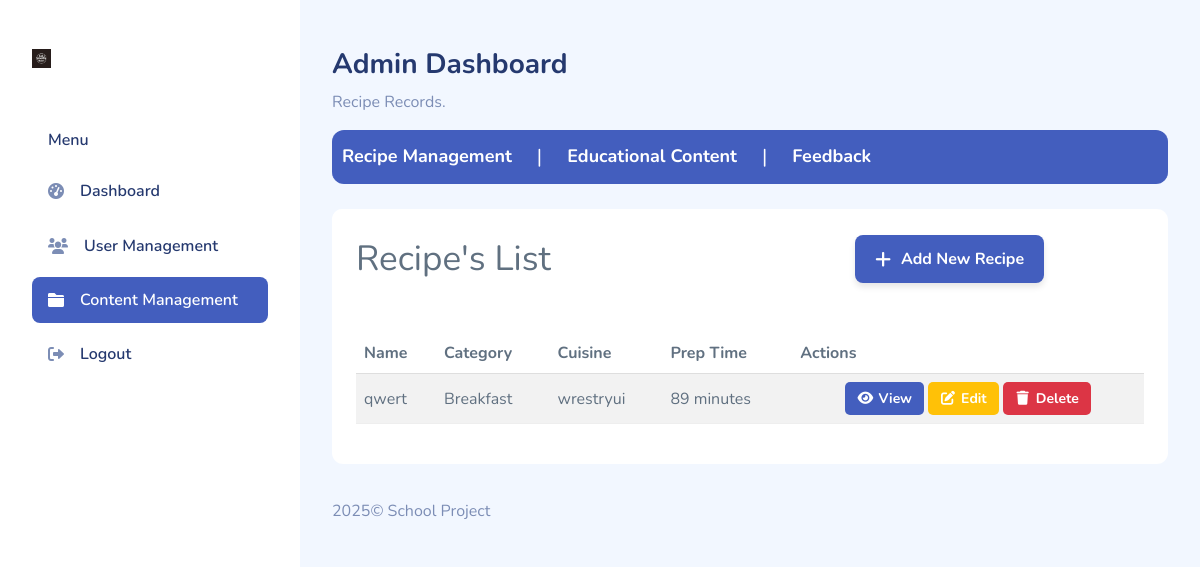
Screenshot of /admin_list_recipes/ with the database file from the repository.
### Landing/models.py (models this page shows, shortened)
class Recipe(models.Model):
    CATEGORY_CHOICES = [
        ('Breakfast', 'Breakfast'),
        ('Lunch', 'Lunch'),
        ('Dinner', 'Dinner'),
        ('Snacks', 'Snacks'),
        ('Desserts', 'Desserts'),
    ]
    name = models.CharField(max_length=255, verbose_name="Recipe Name")
    category = models.CharField(
        max_length=50, choices=CATEGORY_CHOICES, verbose_name="Category"
    )
    cuisine = models.CharField(max_length=100, verbose_name="Cuisine Type")
    prep_time = models.PositiveIntegerField(verbose_name="Preparation Time (minutes)")
    cook_time = models.PositiveIntegerField(verbose_name="Cooking Time (minutes)")
    servings = models.PositiveIntegerField(verbose_name="Number of Servings")
    ingredients = models.TextField(verbose_name="List of Ingredients")
    steps = models.TextField(verbose_name="Preparation Steps")
    calories = models.PositiveIntegerField(verbose_name="Calories per Serving")
    carbs = models.PositiveIntegerField(verbose_name="Carbohydrates (grams)")
    protein = models.PositiveIntegerField(verbose_name="Protein (grams)")
    fat = models.PositiveIntegerField(verbose_name="Fat (grams)")
    tags = models.CharField(
        max_length=255, blank=True, verbose_name="Tags (comma-separated)"
    )
    image = models.ImageField(
        upload_to='recipe_images/', blank=True, null=True, verbose_name="Recipe Image"
    )  # Add an image field
    class Meta:
        verbose_name = "Recipe"
        verbose_name_plural = "Recipes"
        ordering = ['name']  # Recipes will be ordered alphabetically by name

### Landing/views.py (the view)
# urls.py: path('admin_list_recipes/', admin_list_recipes, name='admin_list_recipes'),
def admin_list_recipes(request):
    recipes = Recipe.objects.all()
    return render(request, 'admin_record_recipe.html', {'recipes': recipes})

### Landing/templates/admin_record_recipe.html (shortened to what this page needs)
{% load static %}
<!DOCTYPE html>
<html lang="en">
<head>
    <link rel="stylesheet" href="{% static 'assets/css/bootstrap.css' %}">
    <link rel="stylesheet" href="{% static 'assets/css/styles.css' %}">
    <link rel="stylesheet" href="{% static 'assets/css/perfect-scrollbar.css' %}">
    <link rel="stylesheet" href="{% static 'assets/css/bootstrap-icons.css' %}">
    <link rel="stylesheet" href="{% static 'assets/css/app.css' %}">
    <link href="https://cdnjs.cloudflare.com/ajax/libs/font-awesome/6.0.0/css/all.min.css" rel="stylesheet">
</head>
<body>
    <div id="app">
        <div id="sidebar" class="active">
            <div class="sidebar-wrapper active">
                <div class="sidebar-header">
                    <div class="d-flex justify-content-between">
                        <div class="logo">
                            <a href="index.html"><img src="{% static 'assets/images/logo.jpg' %}" class="tly" alt="Logo" srcset=""></a>
                        </div>
                    </div>
                </div>
                <div class="sidebar-menu">
                    <ul class="menu">
                        <li class="sidebar-title">Menu</li>
                        <li class="sidebar-item">
                            <a href="{% url 'admin_home' %}" class="sidebar-link">
                                <i class="fas fa-tachometer-alt"></i>
                                <span>Dashboard</span>
                            </a>
                        </li>
                        <li class="sidebar-item">
                            <a href="{% url 'admin_users_registered' %}" class="sidebar-link">
                                <i class="fas fa-users"></i>
                                <span>User Management</span>
                            </a>
                        </li>
                        <li class="sidebar-item active">
                            <a href="{% url 'admin_record_mealplan' %}" class="sidebar-link">
                                <i class="fas fa-folder"></i>
                                <span>Content Management</span>
                            </a>
                        </li>
                        <li class="sidebar-item">
                            <a href="{% url 'admin_logout' %}" class="sidebar-link">
                                <i class="fas fa-sign-out-alt"></i>
                                <span>Logout</span>
                            </a>
                        </li>
                    </ul>
                </div>
            </div>
        </div>
        <div id="main">
            <div class="page-heading">
                <div class="page-title">
                    <div class="row">
                        <div class="col-12 col-md-6 order-md-1 order-last">
                            <h3>Admin Dashboard</h3>
                            <p class="text-subtitle text-muted">Recipe Records.</p>
                        </div>
                    </div>
                    <div class="text-strip">
                        <div class="text-container">
                            <a href="{% url 'admin_list_recipes' %}"><span>Recipe Management</span></a>
                          <span>|</span>
                          <a href="{% url 'admin_record_educontent' %}"><span>Educational Content</span></a>
                          <span>|</span>
                          <a href="{% url 'admin_contact_list' %}"><span>Feedback</span></a>
                        </div>
                    </div>
                </div>
                <section class="section">
                    <div class="card">
                        <div class="tyt">
                            <div class="card-header len">
                                Recipe's List
                            </div>
                            <div class="button_c">
                                <a href="{% url 'admin_add_recipe' %}"><button><i class="fas fa-plus"></i> Add New Recipe</button></a>
                            </div>
                        </div>
                        <div class="card-body">
                            <table class="table table-striped">
                                <thead class="thead-dark">
                                    <tr>
                                        <th>Name</th>
                                        <th>Category</th>
                                        <th>Cuisine</th>
                                        <th>Prep Time</th>
                                        <th>Actions</th>
                                    </tr>
                                </thead>
                                <tbody>
                                    {% for recipe in recipes %}
                                    <tr>
                                        <td>{{ recipe.name }}</td>
                                        <td>{{ recipe.category }}</td>
                                        <td>{{ recipe.cuisine }}</td>
                                        <td>{{ recipe.prep_time }} minutes</td>
                                        <td>
                                            <div class="action-buttons d-flex gap-1">
                                                <a href="{% url 'admin_view_recipe' recipe.id %}" class="btn btn-primary btn-sm">
                                                    <i class="fas fa-eye"></i> View
                                                </a>
                                                <a href="{% url 'admin_edit_recipe' recipe.id %}" class="btn btn-warning btn-sm">
                                                    <i class="fas fa-edit"></i> Edit
                                                </a>
                                                <form method="POST" action="{% url 'admin_delete_recipe' recipe.id %}" style="display: inline;">
                                                    <button type="submit" class="btn btn-danger btn-sm" onclick="return confirm('Are you sure you want to delete this recipe?')">
                                                        <i class="fas fa-trash"></i> Delete
                                                    </button>
                                                </form>
                                            </div>
                                        </td>
                                    </tr>
                                    {% empty %}
                                    <tr>
                                        <td colspan="5" class="text-center">No recipes found</td>
                                    </tr>
                                    {% endfor %}
                                </tbody>
                            </table>
                        </div>
                    </div>
                </section>
            </div>
            <footer>
                <div class="footer clearfix mb-0 text-muted">
                    <div class="float-start">
                        <p>2025&copy; School Project</p>
                    </div>
                </div>
            </footer>
        </div>
    </div>
</body>
</html>

### Landing/static/assets/css/app.css (style rules this page uses)
.btn i,.btn svg { width:16px;height:16px }
.btn.btn-danger,.btn.btn-info,.btn.btn-primary,.btn.btn-secondary,.btn.btn-success,.btn.btn-warning { color:#fff }
.card { margin-bottom:2.2rem;border:none }
.card .card-header { border:none }
.card .card-body { padding:1.5rem }
#sidebar.active .sidebar-wrapper { left:0 }
.sidebar-wrapper { width:300px;height:100vh;position:fixed;top:0;z-index:10;overflow-y:auto;background-color:#fff;bottom:0;transition:left .5s ease-out }
.sidebar-wrapper .sidebar-header { padding:2rem 2rem 1rem;font-size:2rem;font-weight:700 }
.sidebar-wrapper .sidebar-header img { height:1.2rem }
.sidebar-wrapper .menu { margin-top:2rem;padding:0 2rem;font-weight:600 }
.sidebar-wrapper .menu .sidebar-title { padding:0 1rem;margin:1.5rem 0 1rem;font-size:1rem;list-style:none;font-weight:600;color:#25396f }
.sidebar-wrapper .menu .sidebar-link { display:block;padding:.7rem 1rem;font-size:1rem;display:flex;align-items:center;border-radius:.5rem;transition:all .5s;text-decoration:none;color:#25396f }
.sidebar-wrapper .menu .sidebar-link i,.sidebar-wrapper .menu .sidebar-link svg { color:#7c8db5 }
.sidebar-wrapper .menu .sidebar-link span { margin-left:1rem }
.sidebar-wrapper .menu .sidebar-item { list-style:none;margin-top:.5rem;position:relative }
.sidebar-wrapper .menu .sidebar-item.active .sidebar-link { background-color:#435ebe }
.sidebar-wrapper .menu .sidebar-item.active .sidebar-link span { color:#fff }
.sidebar-wrapper .menu .sidebar-item.active .sidebar-link i,.sidebar-wrapper .menu .sidebar-item.active .sidebar-link svg { fill:#fff;color:#fff }
.dataTable-table td,.dataTable-table thead th,.table td,.table thead th { vertical-align:middle }
.dataTable-table:not(.table-borderless) thead th,.table:not(.table-borderless) thead th { border-bottom:1px solid #dedede!important }
#main { margin-left:300px;padding:2rem }
.page-heading { margin:0 0 2rem }
.page-heading h3 { font-weight:700 }
a { text-decoration:none }

### Landing/templates/admin_record_recipe.html (style rules this page uses)
.logo img { height: 100%; position: relative; width: 100%; }
.button_c { width: 50%; }
.text-strip { position: relative; width: 100%; background: #435ebe; overflow: hidden; border-top: 2px solid #435ebe; border-bottom: 2px solid #435ebe; padding: 10px 0; margin-bottom: 25px; border-radius: 12px; }
.text-container { display: flex; justify-content: flex-start; align-items: center; gap: 15px; animation: scroll 15s linear infinite; white-space: nowrap; }
.text-container span { color: #fff; font-size: 18px; font-weight: bold; }
.text-container span:nth-child(odd) { margin: 0 10px; }
.text-container span:nth-child(even) { color: #fff; font-size: 20px; font-weight: normal; }
.button_c { display: flex; justify-content: center; align-items: center; margin: 20px; }
.button_c button { display: flex; align-items: center; gap: 10px; background-color: #435ebe; color: #ffffff; font-size: 16px; font-weight: bold; padding: 12px 20px; border: none; border-radius: 8px; cursor: pointer; transition: all 0.3s ease; box-shadow: 0 4px 6px rgba(0, 0, 0, 0.1); }
.button_c button i { font-size: 18px; }
.action-buttons { display: flex; gap: 10px; justify-content: center; align-items: center; }
.action-buttons .btn { display: flex; align-items: center; gap: 5px; padding: 6px 12px; font-size: 14px; font-weight: bold; color: #ffffff; border: none; border-radius: 5px; cursor: pointer; transition: all 0.3s ease; }
.tyt { display: flex; width: 100%; }
.tyt .len { font-size: 35px; }
.len { width: 50%; }

### rows the page displays
Recipe: name "qwert", category "Breakfast", cuisine "wrestryui", prep_time "89"
